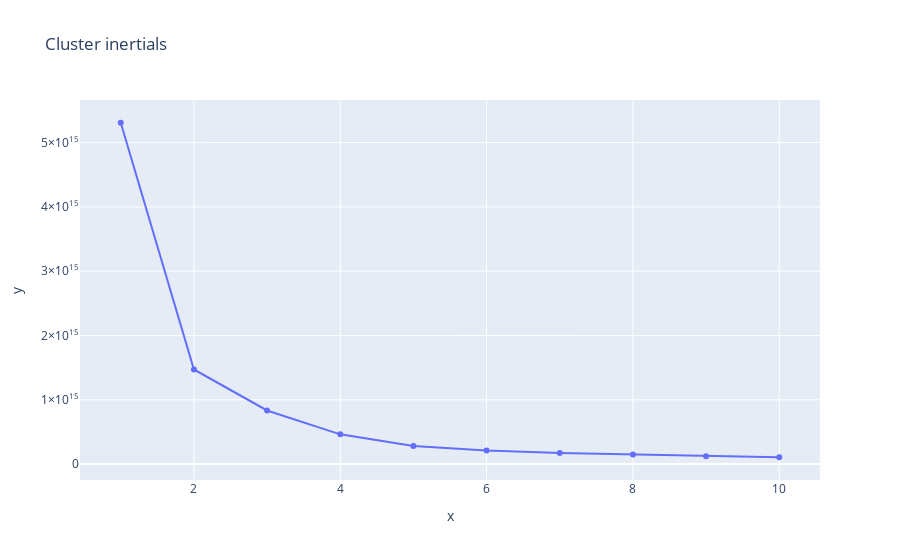

This figure's notebook cell:
### Code cell
# Defining optimal amount of clusters (cars df)
inertials = []
for i in range(1, 11):
    model = KMeans(n_clusters=i, max_iter=300, n_init='auto')
    model.fit(cl_df2)
    inertials.append(model.inertia_)
fig = px.line(x=range(1, 11), y=inertials, markers=True,
              title='Cluster inertials')
fig.show()

### Figure 1 — Plotly figure (JSON) as saved in the notebook; plotly's stock layout.template omitted (floating-point values rounded to 4 significant figures)
{"data": [{"hovertemplate": "x=%{x}<br>y=%{y}<extra></extra>", "legendgroup": "", "line": {"color": "#636efa", "dash": "solid"}, "marker": {"symbol": "circle"}, "mode": "lines+markers", "name": "", "orientation": "v", "showlegend": false, "type": "scatter", "x": [1, 2, 3, 4, 5, 6, 7, 8, 9, 10], "xaxis": "x", "y": [5308901927001229, 1472000000000000.0, 834200000000000.0, 462800000000000.0, 283500000000000.0, 213700000000000.0, 172500000000000.0, 148900000000000.0, 121600000000000.0, 106900000000000.0], "yaxis": "y"}], "layout": {"legend": {"tracegroupgap": 0}, "title": {"text": "Cluster inertials"}, "xaxis": {"anchor": "y", "domain": [0, 1], "title": {"text": "x"}}, "yaxis": {"anchor": "x", "domain": [0, 1], "title": {"text": "y"}}}}
